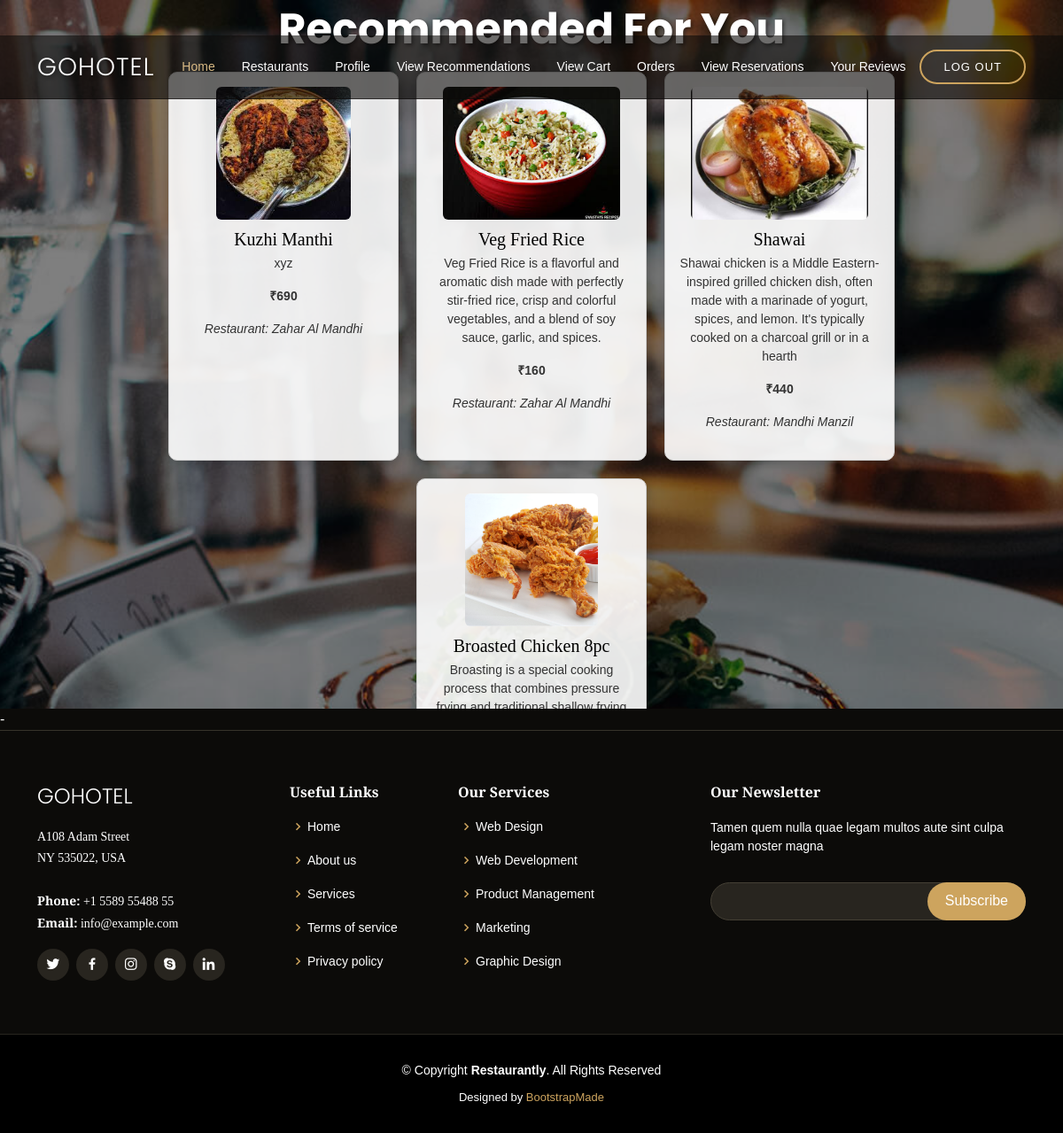
Page /recommended_view (signed in) on the committed database.
### RestaurantApp/models.py (models this page shows, shortened)
class Dishes(models.Model):
    category=models.CharField(max_length=50)
    sub_category=models.CharField(max_length=50)
    dish_name=models.CharField(max_length=100)
    description=models.TextField(max_length=200)
    price=models.CharField(max_length=10)
    image=models.FileField(upload_to='dishes/')
    added_date=models.DateField(auto_now_add=True)
    login_id=models.ForeignKey('Staffs',on_delete=models.CASCADE)
    status=models.IntegerField(default=0)

class Staffs(models.Model):
    name = models.CharField(max_length=100)
    gender = models.CharField(max_length=20)
    age = models.IntegerField()
    contact = models.CharField(max_length=15)
    restaurant_name = models.ForeignKey('Restaurants', on_delete=models.CASCADE, default=True, related_name='staffs')
    login_id = models.ForeignKey('Login', on_delete=models.CASCADE)

class Restaurants(models.Model):
    category = models.CharField(max_length=100)
    name = models.CharField(max_length=100)
    image = models.FileField(upload_to='image/')
    address = models.CharField(max_length=500)
    district = models.CharField(max_length=50)
    city = models.CharField(max_length=100)
    contact = models.CharField(max_length=100)
    about=models.TextField(null=True)
    approval_status = models.IntegerField(default=0)
    login_id = models.ForeignKey('Login', on_delete=models.CASCADE)
    have_certificate = models.IntegerField(default=0)  # No choices here
    fssai_nunmber = models.CharField(null=True, max_length=10)
    department_approved=models.IntegerField(null=False,default=0)#0-not approved and 1- approved

### RestaurantApp/views.py (the view)
# urls.py: path('recommended_view',views.recommended_view,name='recommended_view'),
def recommended_view(request):
    user_id=request.session.get('user_id')
    if not user_id:
        return redirect('index')
    print(user_id)
    user = Users.objects.get(login_id=user_id)  # Adjust based on auth system
    recommended_dishes = recommend_dishes_for_user(user)
    return render(request, 'recommendations.html', {'dishes': recommended_dishes})

### RestaurantApp/views.py (called while the page is built)
def recommend_dishes_for_user(user):
    paid_carts = UserCart.objects.filter(user_id=user, payment_status=1)
    purchased_dishes = [cart.product_id for cart in paid_carts]
    purchased_dish_ids = [dish.id for dish in purchased_dishes]
    purchased_categories = [dish.category for dish in purchased_dishes]
    common_categories = Counter(purchased_categories).most_common()
    recommendations = Dishes.objects.filter(
        category__in=[cat[0] for cat in common_categories]
    ).exclude(id__in=purchased_dish_ids, status=0)[:10]  # Only active dishes
    return recommendations

### RestaurantApp/templates/recommendations.html (shortened to what this page needs)
{% extends 'user_header.html' %}
{% block content %}
    <h1>Recommended For You</h1>
    <div class="dish-container">
        {% for dish in dishes %}
        <div class="dish-card">
            <img src="{{ dish.image.url }}" alt="{{ dish.dish_name }}">
            <h3 style="color: black;">{{ dish.dish_name }}</h3>
            <p>{{ dish.description }}</p>
            <p class="price">₹{{ dish.price }}</p>
            <p class="restaurant">Restaurant: {{ dish.login_id.restaurant_name.name }}</p>
        </div>
        {% empty %}
        <p>No recommendations available at the moment.</p>
        {% endfor %}
    </div>
{% endblock %}

### RestaurantApp/static/users/assets/css/style.css (style rules this page uses)
body { font-family: "Open Sans", sans-serif; background: #0c0b09; color: #fff; }
h1, h2, h3, h4, h5, h6 { font-family: "Playfair Display", serif; }
#hero h1 { margin: 0; font-size: 48px; font-weight: 700; line-height: 56px; color: #fff; font-family: "Poppins", sans-serif; }

### RestaurantApp/templates/recommendations.html (style rules this page uses)
body { font-family: Arial, sans-serif; background-size: cover; background-position: center; background-repeat: no-repeat; margin: 0; padding: 0; }
h1 { text-align: center; color: #fff; margin: 30px 0 20px; text-shadow: 2px 2px 4px rgba(0, 0, 0, 0.5); }
.dish-container { display: flex; flex-wrap: wrap; gap: 20px; justify-content: center; padding: 20px; }
.dish-card { background-color: rgba(255, 255, 255, 0.9); border: 1px solid #ccc; border-radius: 10px; padding: 16px; width: 260px; box-shadow: 2px 2px 12px rgba(0,0,0,0.2); text-align: center; transition: transform 0.2s ease-in-out; }
.dish-card img { max-width: 100%; height: 150px; object-fit: cover; border-radius: 6px; }
.dish-card h3 { margin: 10px 0 5px 0; font-size: 20px; }
.dish-card p { font-size: 14px; color: #333; }
.price { font-weight: bold; color: green; font-size: 16px; }
.restaurant { font-style: italic; color: #666; margin-top: 5px; }

### rows in the picture
Dishes: image (picture), dish_name "Kuzhi Manthi", description "xyz", price "690", login_id.restaurant_name.name "Zahar Al Mandhi"
Dishes: image (picture), dish_name "Veg Fried Rice", description "Veg Fried Rice is a flavorful and aromatic dish made with perfectly stir-fried rice, crisp and colorful vegetables, and a blend of soy sauce, garlic, and spices.", price "160", login_id.restaurant_name.name "Zahar Al Mandhi"
Dishes: image (picture), dish_name "Shawai", description "Shawai chicken is a Middle Eastern-inspired grilled chicken dish, often made with a marinade of yogurt, spices, and lemon. It's typically cooked on a charcoal grill or in a hearth", price "440", login_id.restaurant_name.name "Mandhi Manzil"
Dishes: image (picture), dish_name "Broasted Chicken 8pc", description "Broasting is a special cooking process that combines pressure…"
